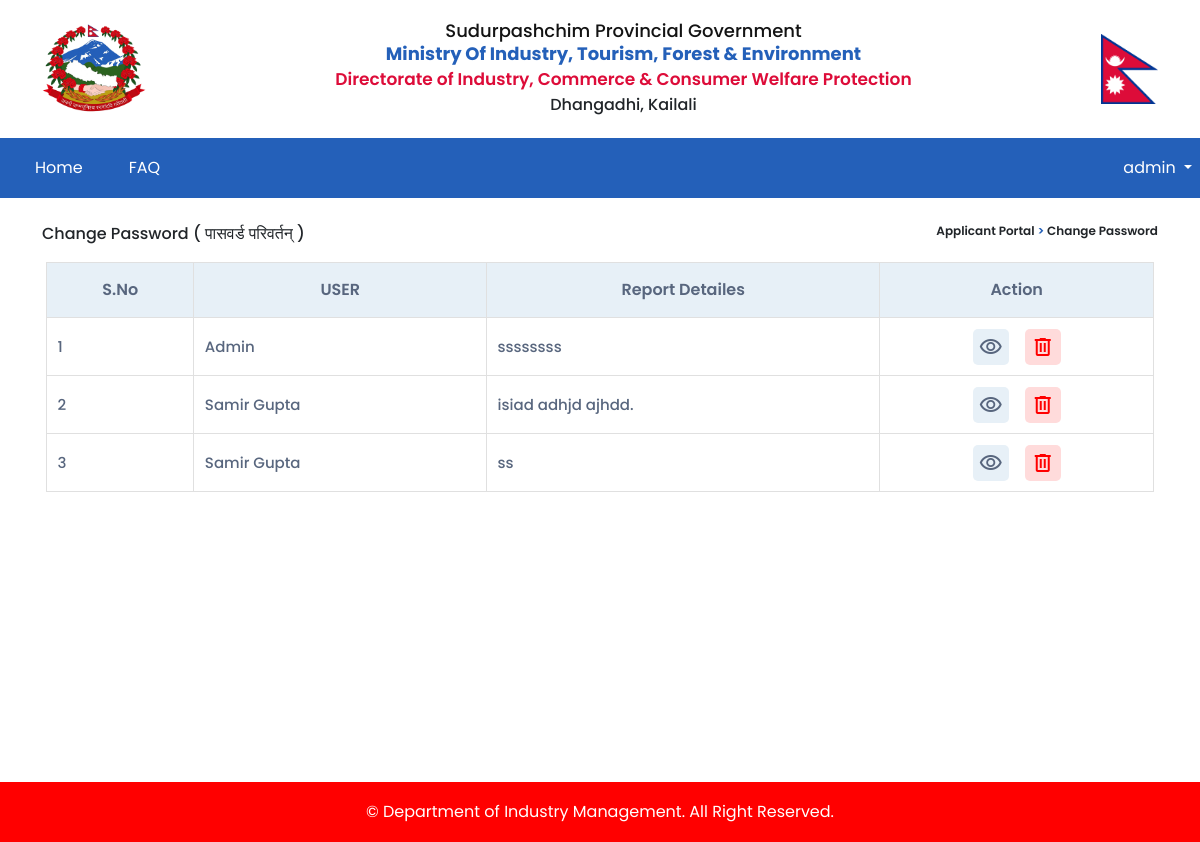
The app's page /report/list/ (signed in), older data.
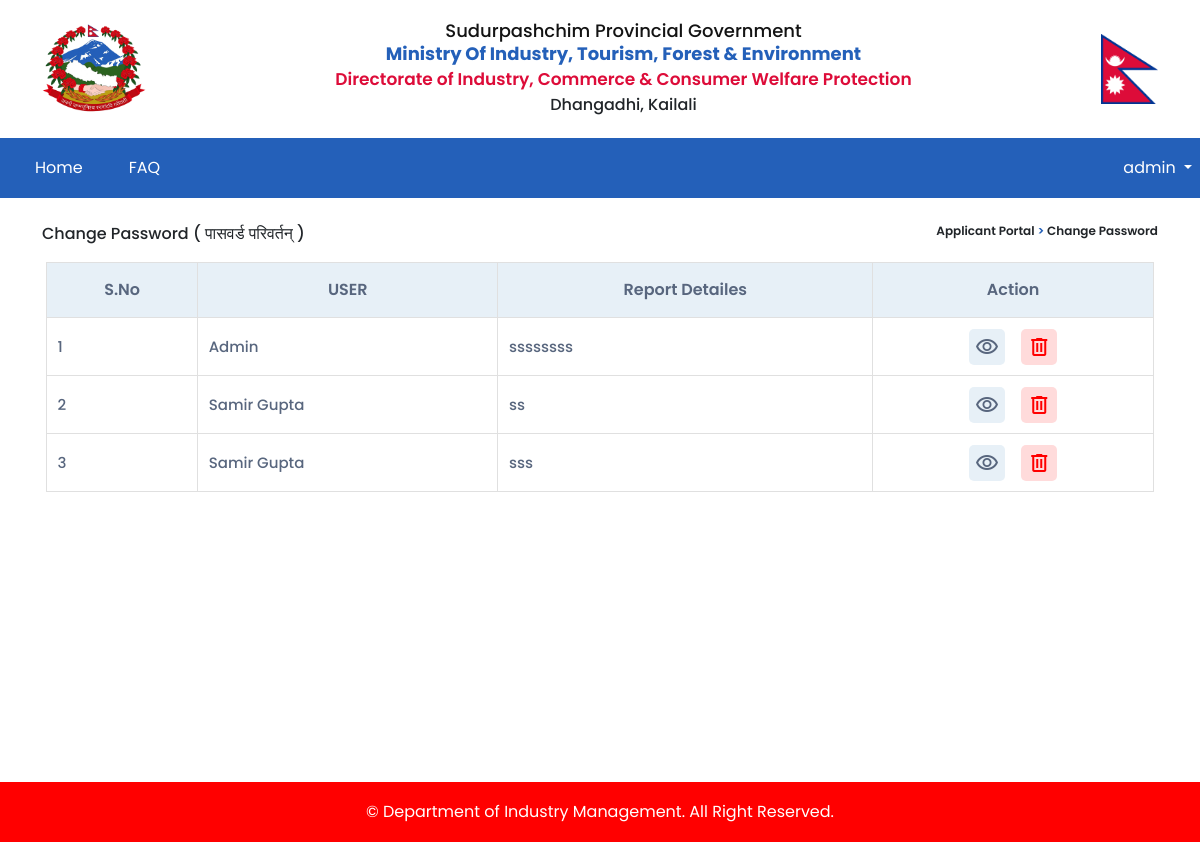
The same page, newer data.
### report/models.py (models this page shows)
class Report(models.Model):
    user = models.ForeignKey(CustomUser, on_delete=models.CASCADE, related_name='report')
    message = models.TextField(max_length=600)
    issue_image = models.ImageField(upload_to='images')

### accounts/models.py (models this page shows, shortened)
class CustomUser(AbstractUser):
    email = models.EmailField(unique=True)
    username = models.CharField(max_length=100, unique=True)
    fullname = models.CharField(max_length=100)
    phone_no = models.CharField(max_length=15)
    SA = 1
    A = 2
    ROLE_CHOICES = (
        (SA, 'Super Admin'),
        (A,'Admin'),
    )
    role = models.PositiveSmallIntegerField(choices=ROLE_CHOICES, blank=True, null=True)
    USERNAME_FIELD = 'email'
    REQUIRED_FIELDS = ['username']

### fdip/decorators.py (the view)
    def wrap(request, *args, **kwargs):
        if request.user.is_authenticated and request.user.role == 1:
            return view_func(request, *args, **kwargs)
        else:
            return redirect('home')

### report/views.py (called while the page is built)
@superadmin_required
def report_list(request):
    data = {
        'report': Report.objects.all()
    }
    return render(request, 'report/reportview.html', data)

### templates/report/reportview.html (shortened to what this page needs)
{% extends "layout/base.html" %}
{% load static %}
{% block container %}
    <div class="container main-sec">
        <div class="cng-pw-title d-flex justify-content-between mt-4">
            <p>Change Password <span>
                    ( पासवर्ड परिवर्तन् )</span>
            </p>
            <div class="kit-text-navigation">
                <p>Applicant Portal
                    <span> > </span> Change Password
                </p>
            </div>
        </div>
        <div class="row  mb-4 mx-1 mbl-tbl">
           <table class="report-view-table">
            <tr>
                <th>S.no</th>
                <th>USER</th>
                <th>Report Detailes</th>
                <th>Action</th>
              </tr>
            {% for i in report %}
              <tr>
                <td>{{ forloop.counter }}</td>
                <td>{{ i.user.fullname }}</td>
                <td>{{ i.message }}</td>
                <td>
                    <div class="d-flex kit-action-com">
                        <div class="action-btn-view">
                            <a href="{% url 'report-show' report_id=i.id%}">
                                <button>
                                    <span class="material-symbols-outlined">
                                        </span>
                                </button>
                            </a>
                        </div>
                        <div class="action-btn-dlt">
                            <a href="{% url 'report-delete' report_id=i.id %}" onclick="return confirm('Are you sure you want to delete this report?');" class="kit-card-link">
                                <button>
                                    <span class="material-symbols-outlined">
                                        </span>
                                </button>
                            </a>
                        </div>
                    </div>
                </td>
              </tr>
            {% endfor %}
           </table>
        </div>
    </div>
{% endblock %}

Row changes from the older to the newer data that the page shows:
removed Report: user.fullname "Samir Gupta", message "isiad adhjd ajhdd."
added Report: user.fullname "Samir Gupta", message "sss"
